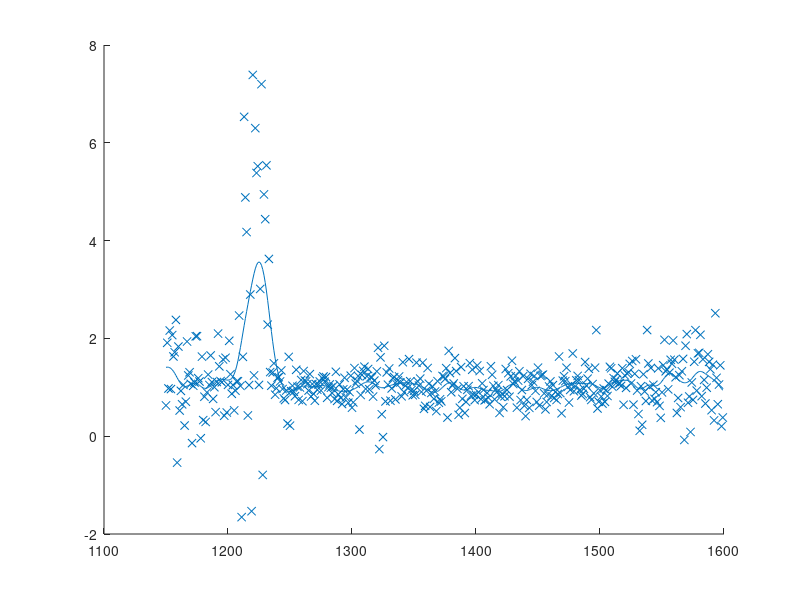

Recreate this plot in MATLAB.
clear;
clc;
load quasar_train.csv;
X = quasar_train(1, :)';
train = quasar_train(2:end, :);
Y = train(1,:)';

m=length(X);
n=1;
w=zeros(m,1);
tau=5;

W=zeros(m,m);
y=zeros(m,1);
theta=zeros(n,m);

for j=1:m
    for i=1:m
        w(i,1)=exp(-(X(j,1)-X(i,1))^2/(2*(tau^2)));
        W(i,i)=(1/2)*w(i,1);
    end
    theta(:,j)=inv(X'*W*X)*X'*W*Y;
end

X=X(:,1);
y=X*theta;
y=diag(y);
scatter(X,Y,'x');
hold on
plot(X,y);
hold off